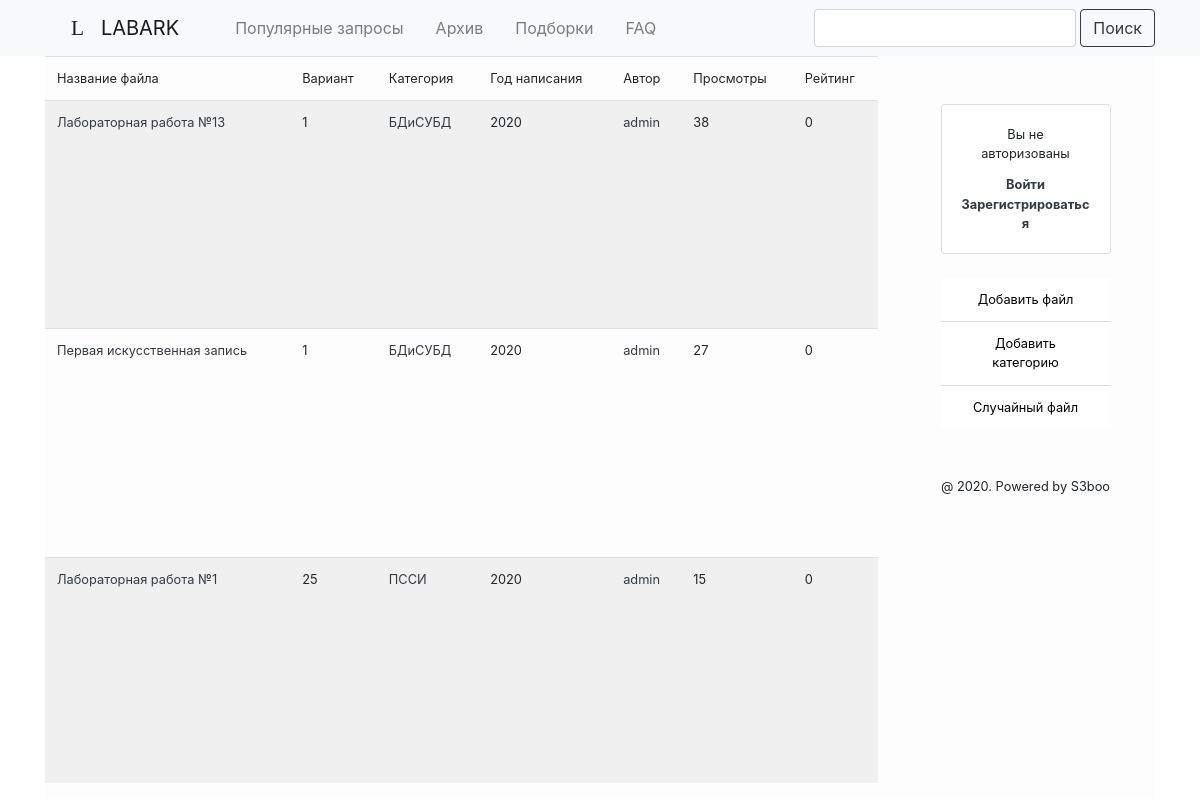
The app's page /popular with its own data.
### LabArkApp/models.py (models this page shows, shortened)
class Lab(models.Model):
    name = models.CharField(max_length=50, blank=False)
    course = models.IntegerField()
    variant = models.IntegerField(default=0)
    year = models.IntegerField(default=0)
    category = models.ForeignKey(Category, on_delete=models.CASCADE)
    author = models.ForeignKey(User, on_delete=models.CASCADE)
    views = models.IntegerField(default=0)
    upload_time = models.DateTimeField(auto_now_add=True)
    file = models.FileField(upload_to="files")
    rating = models.IntegerField(default=0)
    class Meta:
        ordering = ["-id"]

class Category(models.Model):
    name = models.CharField(max_length=50, blank=False, unique=True)
    downloads = models.IntegerField(default=0)
    def __str__(self):
        return f"{self.name}"

### LabArkApp/views.py (the view)
# urls.py: re_path(r'^popular', LA.popular, name="popular"),
def popular(request):
    return render(request, 'index.html', context={
        'last_labs': Lab.objects.all().order_by('-views', 'name'),
        'form': forms.AddCategoryForm()
    })

### LabArkApp/forms.py
class AddCategoryForm(forms.ModelForm):
    class Meta:
        model = models.Category
        fields = ('name', )

### templates/index.html (shortened to what this page needs)
{% extends 'base.html' %}
{% block content %}
<div class="row m-0 p-0 content">
    <table class="table table-hover table-striped ml-0 mr-5 col-12 col-lg-9 w-100">
      <thead class="thead-dark">
        <tr>
          <td class="small">Название файла</td>
          <td class="small">Вариант</td>
          <td class="small">Категория</td>
          <td class="small">Год написания</td>
          <td class="small">Автор</td>
          <td class="small">Просмотры</td>
          <td class="small">Рейтинг</td>
        </tr>
      </thead>
      <tbody>
        {% for x in last_labs %}
            <tr>
              <td class="small"><a href="{% url "details" x.id %}" class="text-dark">{{ x.name }}</a></td>
              <td class="small">{{ x.variant }}</td>
              <td class="small"><a href="{% url "category_labs" x.category.id %}" class="text-dark">{{ x.category }}</a></td>
              <td class="small">{{ x.year }}</td>
              <td class="small"><a href="{% url "profile_view" x.author.id %}" class="text-dark">{{ x.author }}</a></td>
              <td class="small">{{ x.views }}</td>
              <td class="small">{{ x.rating }}</td>
            </tr>
        {% endfor %}
      </tbody>
    </table>
    {% include "aside_nav.html" %}
  </div>
{% endblock %}

### static/css/style.css (style rules this page uses)
.content { background: #FDFDFD; height: calc(100vh - 57px); }

### records on screen
Lab: name "Лабораторная работа №13", variant "1", category "БДиСУБД", year "2020", author "admin", views "38", rating "0"
Lab: name "Первая искусственная запись", variant "1", category "БДиСУБД", year "2020", author "admin", views "27", rating "0"
Lab: name "Лабораторная работа №1", variant "25", category "ПССИ", year "2020", author "admin", views "15", rating "0"
